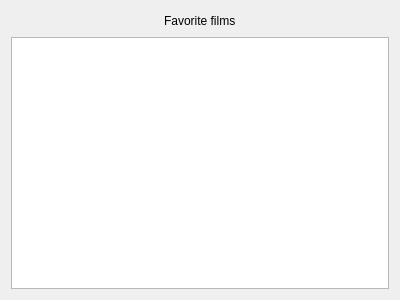
<?xml version="1.0" encoding="UTF-8"?>
<ui version="4.0">
 <class>FavoritesDialog</class>
 <widget class="QDialog" name="FavoritesDialog">
  <property name="geometry">
   <rect>
    <x>0</x>
    <y>0</y>
    <width>400</width>
    <height>300</height>
   </rect>
  </property>
  <property name="windowTitle">
   <string>Dialog</string>
  </property>
  <layout class="QGridLayout" name="gridLayout">
   <item row="1" column="0">
    <widget class="QTableView" name="favoriteFilms"/>
   </item>
   <item row="0" column="0">
    <layout class="QHBoxLayout" name="horizontalLayout">
     <item>
      <spacer name="horizontalSpacer">
       <property name="orientation">
        <enum>Qt::Horizontal</enum>
       </property>
       <property name="sizeHint" stdset="0">
        <size>
         <width>40</width>
         <height>20</height>
        </size>
       </property>
      </spacer>
     </item>
     <item>
      <widget class="QLabel" name="label">
       <property name="text">
        <string>Favorite films</string>
       </property>
      </widget>
     </item>
     <item>
      <spacer name="horizontalSpacer_2">
       <property name="orientation">
        <enum>Qt::Horizontal</enum>
       </property>
       <property name="sizeHint" stdset="0">
        <size>
         <width>40</width>
         <height>20</height>
        </size>
       </property>
      </spacer>
     </item>
    </layout>
   </item>
  </layout>
 </widget>
 <resources/>
 <connections/>
</ui>
